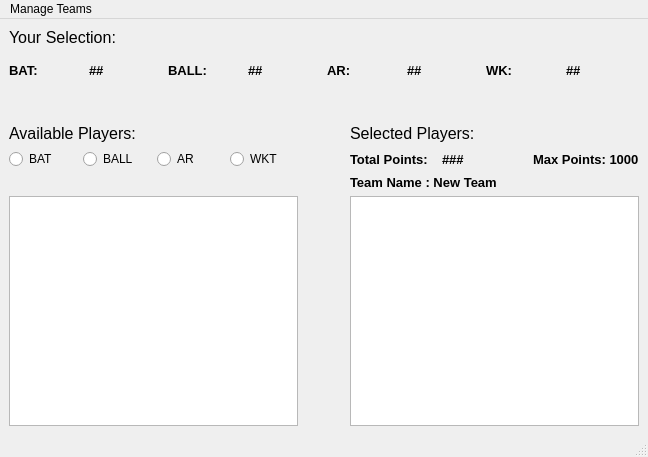
<?xml version="1.0" encoding="UTF-8"?>
<ui version="4.0">
 <class>MainWindow</class>
 <widget class="QMainWindow" name="MainWindow">
  <property name="geometry">
   <rect>
    <x>0</x>
    <y>0</y>
    <width>648</width>
    <height>457</height>
   </rect>
  </property>
  <property name="windowTitle">
   <string>MainWindow</string>
  </property>
  <widget class="QWidget" name="centralwidget">
   <layout class="QGridLayout" name="gridLayout">
    <item row="7" column="2">
     <widget class="QListWidget" name="p_selc_list"/>
    </item>
    <item row="0" column="0">
     <widget class="QLabel" name="label_2">
      <property name="font">
       <font>
        <pointsize>12</pointsize>
       </font>
      </property>
      <property name="text">
       <string>Your Selection:</string>
      </property>
     </widget>
    </item>
    <item row="3" column="0" colspan="2">
     <spacer name="verticalSpacer">
      <property name="orientation">
       <enum>Qt::Vertical</enum>
      </property>
      <property name="sizeType">
       <enum>QSizePolicy::Fixed</enum>
      </property>
      <property name="sizeHint" stdset="0">
       <size>
        <width>20</width>
        <height>40</height>
       </size>
      </property>
     </spacer>
    </item>
    <item row="7" column="1">
     <spacer name="horizontalSpacer">
      <property name="orientation">
       <enum>Qt::Horizontal</enum>
      </property>
      <property name="sizeType">
       <enum>QSizePolicy::Fixed</enum>
      </property>
      <property name="sizeHint" stdset="0">
       <size>
        <width>40</width>
        <height>20</height>
       </size>
      </property>
     </spacer>
    </item>
    <item row="1" column="0">
     <spacer name="verticalSpacer_2">
      <property name="orientation">
       <enum>Qt::Vertical</enum>
      </property>
      <property name="sizeType">
       <enum>QSizePolicy::Fixed</enum>
      </property>
      <property name="sizeHint" stdset="0">
       <size>
        <width>20</width>
        <height>10</height>
       </size>
      </property>
     </spacer>
    </item>
    <item row="4" column="2">
     <widget class="QLabel" name="label_9">
      <property name="font">
       <font>
        <pointsize>12</pointsize>
       </font>
      </property>
      <property name="text">
       <string>Selected Players:</string>
      </property>
     </widget>
    </item>
    <item row="7" column="0">
     <widget class="QListWidget" name="p_list"/>
    </item>
    <item row="5" column="2">
     <layout class="QHBoxLayout" name="horizontalLayout_2">
      <item>
       <widget class="QLabel" name="label_5">
        <property name="font">
         <font>
          <pointsize>10</pointsize>
          <weight>75</weight>
          <bold>true</bold>
         </font>
        </property>
        <property name="text">
         <string>Total Points:</string>
        </property>
       </widget>
      </item>
      <item>
       <widget class="QLabel" name="teampoints">
        <property name="font">
         <font>
          <pointsize>10</pointsize>
          <weight>75</weight>
          <bold>true</bold>
         </font>
        </property>
        <property name="text">
         <string>###</string>
        </property>
       </widget>
      </item>
      <item>
       <widget class="QLabel" name="label_7">
        <property name="font">
         <font>
          <pointsize>10</pointsize>
          <weight>75</weight>
          <bold>true</bold>
         </font>
        </property>
        <property name="text">
         <string>Max Points: 1000</string>
        </property>
       </widget>
      </item>
     </layout>
    </item>
    <item row="5" column="0">
     <layout class="QHBoxLayout" name="horizontalLayout_3">
      <item>
       <widget class="QRadioButton" name="bat_rd">
        <property name="text">
         <string>BAT</string>
        </property>
       </widget>
      </item>
      <item>
       <widget class="QRadioButton" name="ball_rd">
        <property name="text">
         <string>BALL</string>
        </property>
       </widget>
      </item>
      <item>
       <widget class="QRadioButton" name="ar_rd">
        <property name="text">
         <string>AR</string>
        </property>
       </widget>
      </item>
      <item>
       <widget class="QRadioButton" name="wkt_rd">
        <property name="text">
         <string>WKT</string>
        </property>
       </widget>
      </item>
     </layout>
    </item>
    <item row="2" column="0" colspan="3">
     <layout class="QHBoxLayout" name="horizontalLayout">
      <item>
       <widget class="QLabel" name="label">
        <property name="font">
         <font>
          <pointsize>10</pointsize>
          <weight>75</weight>
          <bold>true</bold>
         </font>
        </property>
        <property name="text">
         <string>BAT:</string>
        </property>
       </widget>
      </item>
      <item>
       <widget class="QLabel" name="bat_cnt">
        <property name="font">
         <font>
          <pointsize>10</pointsize>
          <weight>75</weight>
          <bold>true</bold>
         </font>
        </property>
        <property name="text">
         <string>##</string>
        </property>
       </widget>
      </item>
      <item>
       <widget class="QLabel" name="ball_cnt">
        <property name="font">
         <font>
          <pointsize>10</pointsize>
          <weight>75</weight>
          <bold>true</bold>
         </font>
        </property>
        <property name="text">
         <string>BALL:</string>
        </property>
       </widget>
      </item>
      <item>
       <widget class="QLabel" name="bat_cnt_2">
        <property name="font">
         <font>
          <pointsize>10</pointsize>
          <weight>75</weight>
          <bold>true</bold>
         </font>
        </property>
        <property name="text">
         <string>##</string>
        </property>
       </widget>
      </item>
      <item>
       <widget class="QLabel" name="label_3">
        <property name="font">
         <font>
          <pointsize>10</pointsize>
          <weight>75</weight>
          <bold>true</bold>
         </font>
        </property>
        <property name="text">
         <string>AR:</string>
        </property>
       </widget>
      </item>
      <item>
       <widget class="QLabel" name="bat_cnt_3">
        <property name="font">
         <font>
          <pointsize>10</pointsize>
          <weight>75</weight>
          <bold>true</bold>
         </font>
        </property>
        <property name="text">
         <string>##</string>
        </property>
       </widget>
      </item>
      <item>
       <widget class="QLabel" name="label_4">
        <property name="font">
         <font>
          <pointsize>10</pointsize>
          <weight>75</weight>
          <bold>true</bold>
         </font>
        </property>
        <property name="text">
         <string>WK:</string>
        </property>
       </widget>
      </item>
      <item>
       <widget class="QLabel" name="bat_cnt_4">
        <property name="font">
         <font>
          <pointsize>10</pointsize>
          <weight>75</weight>
          <bold>true</bold>
         </font>
        </property>
        <property name="text">
         <string>##</string>
        </property>
       </widget>
      </item>
     </layout>
    </item>
    <item row="4" column="0">
     <widget class="QLabel" name="label_8">
      <property name="font">
       <font>
        <pointsize>12</pointsize>
       </font>
      </property>
      <property name="text">
       <string>Available Players:</string>
      </property>
     </widget>
    </item>
    <item row="6" column="2">
     <widget class="QLabel" name="label_6">
      <property name="font">
       <font>
        <pointsize>10</pointsize>
        <weight>75</weight>
        <bold>true</bold>
       </font>
      </property>
      <property name="text">
       <string>Team Name : New Team</string>
      </property>
     </widget>
    </item>
   </layout>
  </widget>
  <widget class="QMenuBar" name="menubar">
   <property name="geometry">
    <rect>
     <x>0</x>
     <y>0</y>
     <width>648</width>
     <height>21</height>
    </rect>
   </property>
   <widget class="QMenu" name="menuManage_Teams">
    <property name="title">
     <string>Manage Teams</string>
    </property>
    <addaction name="actionNew_Team"/>
    <addaction name="actionSave_Team"/>
    <addaction name="actionOpen_Team"/>
    <addaction name="separator"/>
    <addaction name="actionEvaluate_team"/>
   </widget>
   <addaction name="menuManage_Teams"/>
  </widget>
  <widget class="QStatusBar" name="statusbar"/>
  <action name="actionNew_Team">
   <property name="text">
    <string>New Team</string>
   </property>
  </action>
  <action name="actionSave_Team">
   <property name="text">
    <string>Save Team</string>
   </property>
  </action>
  <action name="actionOpen_Team">
   <property name="text">
    <string>Open Team</string>
   </property>
  </action>
  <action name="actionEvaluate_team">
   <property name="text">
    <string>Evaluate team</string>
   </property>
  </action>
 </widget>
 <resources/>
 <connections/>
</ui>
